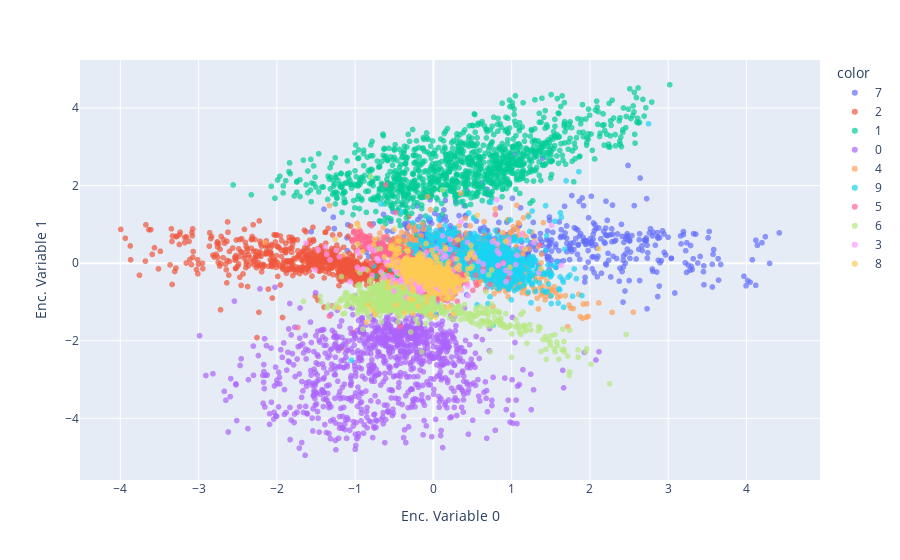

The notebook cell saved with this chart:
### Code cell
import plotly.express as px

px.scatter(encoded_samples, x='Enc. Variable 0', y='Enc. Variable 1', 
           color=encoded_samples.label.astype(str), opacity=0.7)

### Figure 1 — Plotly figure (JSON) as saved in the notebook; plotly's stock layout.template omitted (floating-point values rounded to 4 significant figures; data arrays with more than 128 entries replaced by an {"elided": "..."} marker saying what was removed)
{"data": [{"hovertemplate": "color=7<br>Enc. Variable 0=%{x}<br>Enc. Variable 1=%{y}<extra></extra>", "legendgroup": "7", "marker": {"color": "#636efa", "opacity": 0.7, "symbol": "circle"}, "mode": "markers", "name": "7", "showlegend": true, "type": "scattergl", "x": {"elided": "1028 float values"}, "xaxis": "x", "y": {"elided": "1028 float values"}, "yaxis": "y"}, {"hovertemplate": "color=2<br>Enc. Variable 0=%{x}<br>Enc. Variable 1=%{y}<extra></extra>", "legendgroup": "2", "marker": {"color": "#EF553B", "opacity": 0.7, "symbol": "circle"}, "mode": "markers", "name": "2", "showlegend": true, "type": "scattergl", "x": {"elided": "1032 float values"}, "xaxis": "x", "y": {"elided": "1032 float values"}, "yaxis": "y"}, {"hovertemplate": "color=1<br>Enc. Variable 0=%{x}<br>Enc. Variable 1=%{y}<extra></extra>", "legendgroup": "1", "marker": {"color": "#00cc96", "opacity": 0.7, "symbol": "circle"}, "mode": "markers", "name": "1", "showlegend": true, "type": "scattergl", "x": {"elided": "1135 float values"}, "xaxis": "x", "y": {"elided": "1135 float values"}, "yaxis": "y"}, {"hovertemplate": "color=0<br>Enc. Variable 0=%{x}<br>Enc. Variable 1=%{y}<extra></extra>", "legendgroup": "0", "marker": {"color": "#ab63fa", "opacity": 0.7, "symbol": "circle"}, "mode": "markers", "name": "0", "showlegend": true, "type": "scattergl", "x": {"elided": "980 float values"}, "xaxis": "x", "y": {"elided": "980 float values"}, "yaxis": "y"}, {"hovertemplate": "color=4<br>Enc. Variable 0=%{x}<br>Enc. Variable 1=%{y}<extra></extra>", "legendgroup": "4", "marker": {"color": "#FFA15A", "opacity": 0.7, "symbol": "circle"}, "mode": "markers", "name": "4", "showlegend": true, "type": "scattergl", "x": {"elided": "982 float values"}, "xaxis": "x", "y": {"elided": "982 float values"}, "yaxis": "y"}, {"hovertemplate": "color=9<br>Enc. Variable 0=%{x}<br>Enc. Variable 1=%{y}<extra></extra>", "legendgroup": "9", "marker": {"color": "#19d3f3", "opacity": 0.7, "symbol": "circle"}, "mode": "markers", "name": "9", "showlegend": true, "type": "scattergl", "x": {"elided": "1009 float values"}, "xaxis": "x", "y": {"elided": "1009 float values"}, "yaxis": "y"}, {"hovertemplate": "color=5<br>Enc. Variable 0=%{x}<br>Enc. Variable 1=%{y}<extra></extra>", "legendgroup": "5", "marker": {"color": "#FF6692", "opacity": 0.7, "symbol": "circle"}, "mode": "markers", "name": "5", "showlegend": true, "type": "scattergl", "x": {"elided": "892 float values"}, "xaxis": "x", "y": {"elided": "892 float values"}, "yaxis": "y"}, {"hovertemplate": "color=6<br>Enc. Variable 0=%{x}<br>Enc. Variable 1=%{y}<extra></extra>", "legendgroup": "6", "marker": {"color": "#B6E880", "opacity": 0.7, "symbol": "circle"}, "mode": "markers", "name": "6", "showlegend": true, "type": "scattergl", "x": {"elided": "958 float values"}, "xaxis": "x", "y": {"elided": "958 float values"}, "yaxis": "y"}, {"hovertemplate": "color=3<br>Enc. Variable 0=%{x}<br>Enc. Variable 1=%{y}<extra></extra>", "legendgroup": "3", "marker": {"color": "#FF97FF", "opacity": 0.7, "symbol": "circle"}, "mode": "markers", "name": "3", "showlegend": true, "type": "scattergl", "x": {"elided": "1010 float values"}, "xaxis": "x", "y": {"elided": "1010 float values"}, "yaxis": "y"}, {"hovertemplate": "color=8<br>Enc. Variable 0=%{x}<br>Enc. Variable 1=%{y}<extra></extra>", "legendgroup": "8", "marker": {"color": "#FECB52", "opacity": 0.7, "symbol": "circle"}, "mode": "markers", "name": "8", "showlegend": true, "type": "scattergl", "x": {"elided": "974 float values"}, "xaxis": "x", "y": {"elided": "974 float values"}, "yaxis": "y"}], "layout": {"legend": {"title": {"text": "color"}, "tracegroupgap": 0}, "margin": {"t": 60}, "xaxis": {"anchor": "y", "domain": [0, 1], "title": {"text": "Enc. Variable 0"}}, "yaxis": {"anchor": "x", "domain": [0, 1], "title": {"text": "Enc. Variable 1"}}}}
